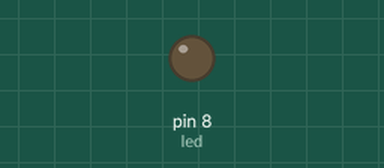
A sketch run on a simulated Arduino Uno, built with avr-gcc and run on an emulated ATmega328P. Shown: output pins drawn as LEDs (lit = HIGH). What the sketch prints to the serial monitor is not drawn.

Above: at 0.1 s.
At 60.1 s:
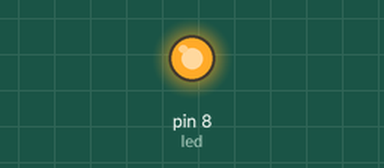
Timing chart, 0 to 61.6 s (numbered marks = the images above):
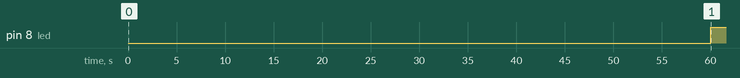

The sketch:

timer.ino
```cpp
int second;
int minute;
int hour;
long hourSet = 3600000;
long minSet = 360000;
long secSet = 1000;
unsigned long startTime;
int led = 8;
void setup() {
  // put your setup code here, to run once:
Serial.begin(9600);
pinMode(led, OUTPUT);
}

void loop() {
  // put your main code here, to run repeatedly:
startTime = millis();
hour = startTime / hourSet;
minute = (startTime % hourSet) / minSet;
second = ((startTime % hourSet) % minSet) / secSet;
Serial.print(hour);
Serial.print(":");
Serial.print(minute);
Serial.print(":");
Serial.println(second);
if(millis() >= 60000){
  digitalWrite(led, HIGH);

}


}
```

Measured:
- by itself, pin 8 (led): LOW → HIGH at 60.0 s
